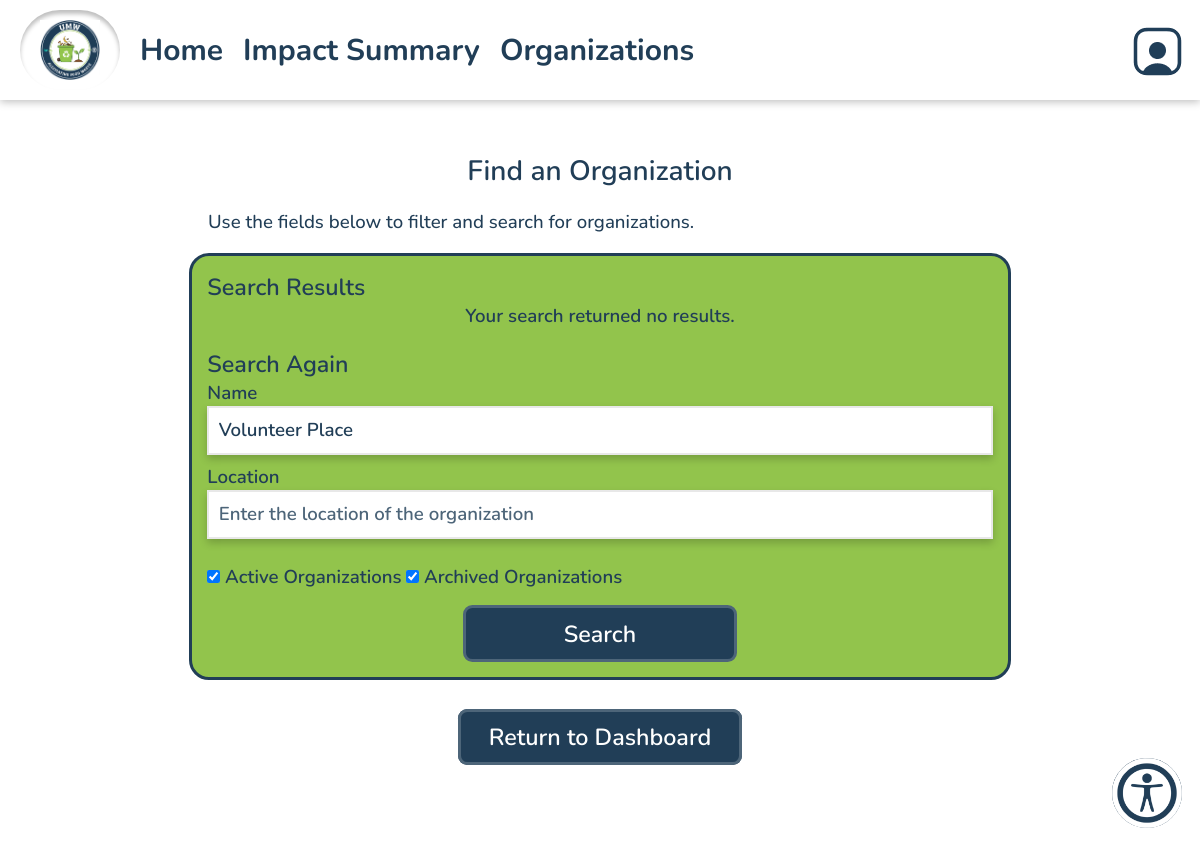
/editOrganizationSearch.php?name=Volunteer Place (signed in), run on an earlier commit of the app's database.
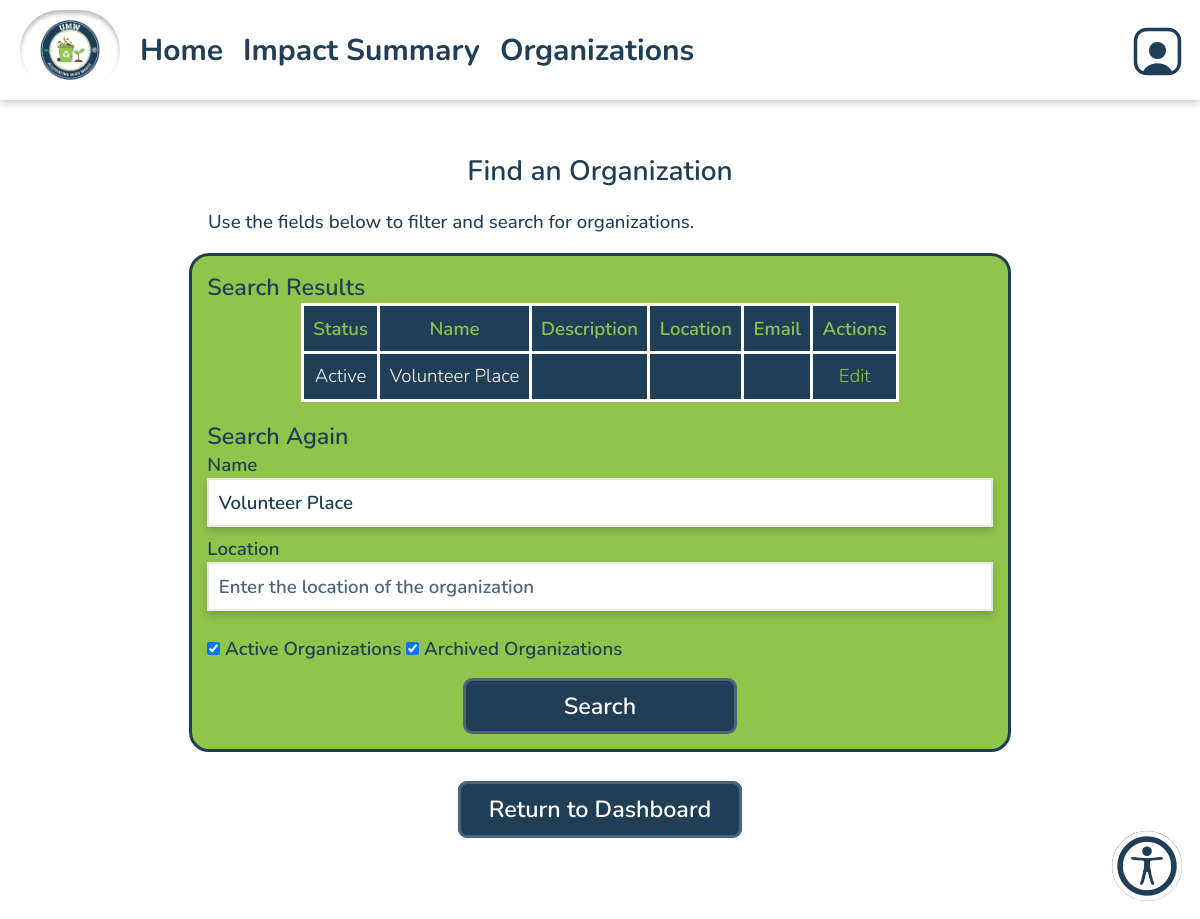
And on a later commit of the database.
### tables this page shows
CREATE TABLE `dborganizations` (
  `id` int(11) NOT NULL,
  `name` varchar(256) NOT NULL,
  `email` varchar(256) DEFAULT NULL,
  `description` text DEFAULT NULL,
  `location` varchar(256) DEFAULT NULL,
  `archived` tinyint(4) NOT NULL DEFAULT 0
);

### include/input-validation.php (called while the page is built, shortened)
<?php
    function _sanitize($connection, $input) {
        if (is_array($input)) {
            $length = count($input);
            for ($i = 0; $i < $length; $i++) {
                 $input[$i] = trim($input[$i]);
            }
        } else {
            $input = trim($input);
        }
        return $input;
    }
    function sanitize($input, $ignoreList=null) {
        $sanitized = [];
        $connection = connect();
        if ($ignoreList) {
            foreach ($input as $key => $value) {
                if (in_array($key, $ignoreList)) {
                    $sanitized[$key] = $value;
                } else {
                    $sanitized[$key] = _sanitize($connection, $value);
                }
            }
        } else {
            foreach ($input as $key => $value) {
                $sanitized[$key] = _sanitize($connection, $value);
            }
        }
        return $sanitized;
    }

### database/dbOrganizations.php (called while the page is built, shortened)
<?php
include_once(dirname(__FILE__).'/../domain/Organization.php');
function make_an_organization($result_row) {
    $theOrg = new Organization(
    @$result_row['id'],
    @$result_row['name'],
    @$result_row['email'],
    @$result_row['location'],
    @$result_row['description'],
    @$result_row['archived']
    );
    return $theOrg;
}
function find_organizations($name, $location, $archival_statuses = []) {
    $statuses_to_search = array_intersect($archival_statuses, ['0', '1']);
    if (empty($statuses_to_search)) {
        $archival_statuses = ['0', '1'];
    }
    $bindings = []; $types= "";
    $where = 'select * from dborganizations where 1=1';
    if ($name) {
        $where .= " and name like ?";
        $bindings[] = "%$name%";
        $types .= "s";
    }
    if ($archival_statuses) {
        $placeholders = implode(',', array_fill(0, count($archival_statuses), '?'));
        $where .= " and archived in ($placeholders)";
        foreach ($archival_statuses as $status) {
            $bindings[] = $status;
            $types .= "s";
        }
    }
    $where .= " order by archived, name";
    $connection = connect();
    $query = $connection->prepare($where);
    if ($bindings) {
        $refs = [];
        foreach ($bindings as $key => $value) {
            $refs[$key] = &$bindings[$key];
        }
        array_unshift($refs, $types);
        call_user_func_array([$query, 'bind_param'], $refs);
    }
    $query->execute();
    $result = $query->get_result();
    $raw = mysqli_fetch_all($result, MYSQLI_ASSOC);
    $orgs = [];
    foreach ($raw as $row) {
        $orgs []= make_an_organization($row);
    }
    return $orgs;
}

### include/output.php (called while the page is built, shortened)
<?php
    function hsc($input) {
        return htmlspecialchars($input ?? '');
    }

### domain/Organization.php (called while the page is built, shortened)
<?php
class Organization {
	private $id;
	private $name;
    private $archived;
	function __construct($id, $name, $email, $location, $description, $archived='0') {
        $this->id = $id;
		$this->name = $name;
		$this->archived = $archived;
    }
	function get_id() {
		return $this->id;
	}
	function get_name() {
		return $this->name;
	}
    function is_archived() {
        return $this->archived;
    }
}

### editOrganizationSearch.php (the view, shortened to what the changed rows need)
<!DOCTYPE html>
<html lang="en">
<head>
<?php
require_once('header.php');
require_once('include/output.php');
?>
</head>
<body>
<main>
    <div class="main-content-box">
        <div class="text-center mb-8">
            <h2>Find an Organization</h2>
        </div>
        <form id="org-search" class="section-box mb-4" method="get">
            <?php
                if (isset($_GET['name']) || isset($_GET['location'])) {
                    require_once('include/input-validation.php');
                    require_once('database/dbOrganizations.php');
                    $args = sanitize($_GET);
                    if (isset($_GET['name'])) {
                        $name = $args['name'];
                    } else {
                        $name = null;
                    }
                    if (isset($_GET['location'])) {
                        $location = $args['location'];
                    } else {
                        $location = null;
                    }
                    $status = $args['status'] ?? [];
                    $want_archived = in_array('1', $status);
                    $want_active = in_array('0', $status);
                    if (!($name || $location)) {
                        echo '<div class="error-block">At least one search criterion is required.</div>';
                    } else {
                        echo "<h3>Search Results</h3>";
                        $orgs = find_organizations($name, $location, $archive_statuses = $status);
                        require_once('include/output.php');
                        if (count($orgs) > 0) {
                            echo '
                            <div class="search-results-table">
                                <table>
                                    <thead>
                                        <tr>
                                            <th>Status</th>
                                            <th>Name</th>
                                            <th>Description</th>
                                            <th>Location</th>
                                            <th>Email</th>
                                            <th>Actions</th>
                                        </tr>
                                    </thead>
                                    <tbody>';
                            foreach ($orgs as $org) {
                                echo '
                                        <tr>
                                            <td>' . (($org->is_archived()==0)?"Active":"Archived") . '</td>
                                            <td>' . hsc($org->get_name()) . '</td>
                                            <td>' . hsc($org->get_description()) . '</td>
                                            <td>' . hsc($org->get_location()) . '</td>
                                            <td><a href="mailto:' . hsc($org->get_email()) . '" class="text-blue-700 underline">' . hsc($org->get_email()) . '</a></td>
                                            <td><a href="editOrganization.php?id=' . hsc($org->get_id()) . '" class="text-blue-700 underline">Edit</a></td>
                                        </tr>';
                            }
                            echo '
                                    </tbody>
                                </table>
                            </div>';
                        } else {
                            echo '<div class="error-block">Your search returned no results.</div>';
                        }
                        echo '<h3>Search Again</h3>';
                    }
                }
            ?>
            <div>
                <label for="name">Name</label>
                <input type="text" id="name" name="name" class="w-full" value="<?php if (isset($name)) echo hsc($_GET['name']); ?>" placeholder="Enter the name of the organization">
            </div>
            <div>
                <label for="location">Location</label>
                <input type="text" id="location" name="location" class="w-full" value="<?php if (isset($location)) echo hsc($_GET['location']); ?>" placeholder="Enter the location of the organization">
            </div>
            <div style="margin: 2% auto;">
                <input type="checkbox" id="active" name="status[]" value="0" <?php echo ((($want_active ?? true) || ($want_active === false && $want_archived === false)) ? 'checked' : '');?>>
                <label for="active">Active Organizations</label>
                <input type="checkbox" id="archived" name="status[]" value="1" <?php echo ((($want_archived ?? true) || ($want_archived === false && $want_active === false)) ? 'checked' : '');?>>
                <label for="archived">Archived Organizations</label>
            </div>
            <div class="text-center pt-4">
                <input type="submit" value="Search" class="blue-button" style="width: 35%;">
            </div>
        </form>
    </div>
</main>
</body>
</html>

What changed in the data, as far as the page shows it:
added dborganizations: archived "Active", name "Volunteer Place"
Also different on the page:
text no longer shown: "Your search returned no results."
text now shown: "Status Name Description Location Email Actions"
